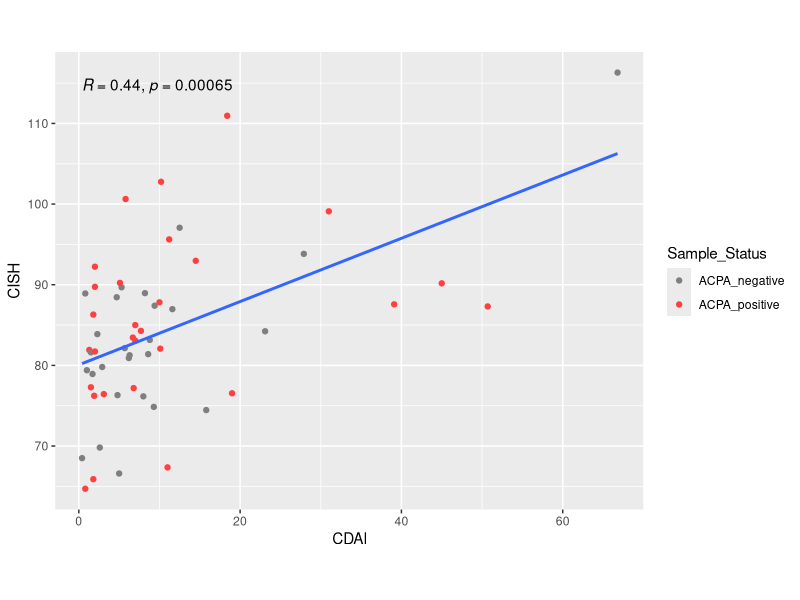

The R script that drew this image:
## -----------------------------------------------------------------------------
library("ggpubr")
library("ggplot2")


## -----------------------------------------------------------------------------
#cdai_df2 <- read.csv("/Users/Kevin/Desktop/Grad school docs and past classes/New_RA_Project_code/Github_code/patient_info_table_v3.csv", header = TRUE)

cdai_df2 <- read.csv("../data/patient_info_table_v3.csv", header = TRUE)

#View(cdai_df2)


## -----------------------------------------------------------------------------
quantile_df <- read.csv("../data/quantile_for_CDAI_scatterplots.csv")
#View(quantile_df)


## -----------------------------------------------------------------------------
dim(quantile_df)
dim(cdai_df2)


## -----------------------------------------------------------------------------
cdai_df2$slideID == quantile_df$Case_ID


## -----------------------------------------------------------------------------
num_features1 <- ncol(quantile_df)-2
#num_features1


## -----------------------------------------------------------------------------
feature_name_df <- colnames(quantile_df[1:num_features1])
#View(feature_name_df)


## -----------------------------------------------------------------------------
spearman_values_df <- as.data.frame(matrix(data = 0, nrow = 1622, ncol = 2))
spearman_values_df[1:1622,1] <- feature_name_df
colnames(spearman_values_df) <- cbind("Autoantibody", "Spearman_value")
#View(spearman_values_df)


## -----------------------------------------------------------------------------
feature1 <- cdai_df2$cdai
#View(feature1)
for (i in 1:num_features1) {
  feature2 <- quantile_df[1:56, i]
  pearson_value <- cor.test(feature1, feature2, method = "spearman")[4]
  spearman_values_df[i,2] <- pearson_value
}
#View(spearman_values_df)



## -----------------------------------------------------------------------------
ordered_spearman_values_df <- spearman_values_df[order(-spearman_values_df$Spearman_value),]
#View(ordered_spearman_values_df)


## -----------------------------------------------------------------------------
features_to_plot_spearman <- data.frame(matrix(data = 0, nrow = 56, ncol = 3))
colnames(features_to_plot_spearman) <- cbind("CDAI","CISH", "Sample_Status")
features_to_plot_spearman$CDAI <- cdai_df2$cdai
features_to_plot_spearman$CISH <- quantile_df$CISH
features_to_plot_spearman$Sample_Status <- quantile_df$Sample_Status



## -----------------------------------------------------------------------------
scatter_plot <- ggplot(data = features_to_plot_spearman, aes(x = CDAI, y = CISH))+ geom_point(aes(color=Sample_Status))+ geom_smooth(method="lm", se=FALSE)+stat_cor(method = "spearman")+ scale_colour_manual(values = c("gray50","brown1"))+ coord_fixed()
#


## -----------------------------------------------------------------------------

pdf('../output/Spearman_plot.pdf')
scatter_plot
dev.off()

## -----------------------------------------------------------------------------

